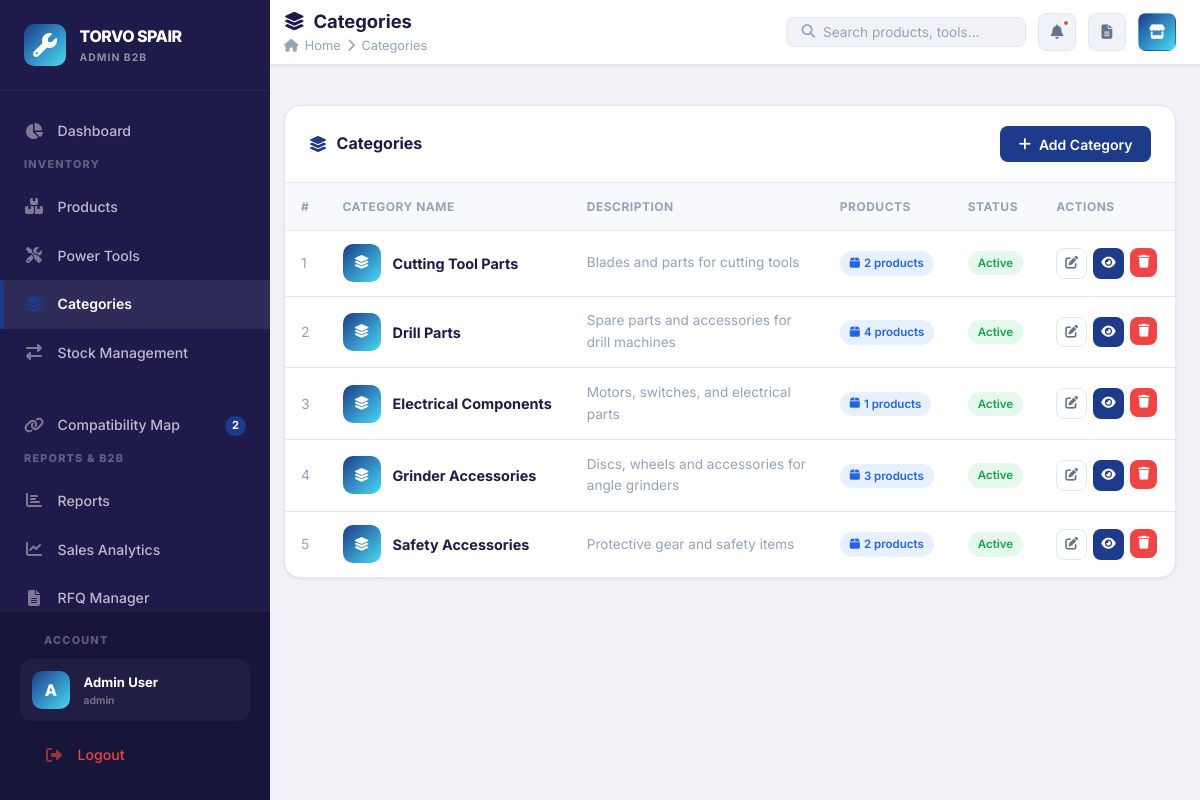
/pages/categories.php (signed in), run on the app's committed database.
### tables this page shows
CREATE TABLE IF NOT EXISTS settings (
    setting_key VARCHAR(100) PRIMARY KEY,
    setting_value TEXT,
    category ENUM('frontend', 'admin', 'system') DEFAULT 'frontend',
    updated_at TIMESTAMP DEFAULT CURRENT_TIMESTAMP ON UPDATE CURRENT_TIMESTAMP
);

CREATE TABLE IF NOT EXISTS categories (
    id INT AUTO_INCREMENT PRIMARY KEY,
    name VARCHAR(100) NOT NULL,
    description TEXT,
    status ENUM('active', 'inactive') DEFAULT 'active',
    created_at TIMESTAMP DEFAULT CURRENT_TIMESTAMP,
    updated_at TIMESTAMP DEFAULT CURRENT_TIMESTAMP ON UPDATE CURRENT_TIMESTAMP
);

### config/database.php (called while the page is built, shortened)
<?php
function getDB(): PDO {
    static $pdo = null;
    if ($pdo === null) {
        try {
            $dsn = "mysql:host=" . DB_HOST . ";dbname=" . DB_NAME . ";charset=" . DB_CHARSET;
            $options = [
                PDO::ATTR_ERRMODE            => PDO::ERRMODE_EXCEPTION,
                PDO::ATTR_DEFAULT_FETCH_MODE => PDO::FETCH_ASSOC,
                PDO::ATTR_EMULATE_PREPARES   => false,
            ];
            $pdo = new PDO($dsn, DB_USER, DB_PASS, $options);
        } catch (PDOException $e) {
            $msg = htmlspecialchars($e->getMessage());
            die("<!DOCTYPE html><html><head><meta charset='UTF-8'><title>Database Error – TORVO SPAIR</title>
            <link href='https://fonts.googleapis.com/css2?family=Inter:wght@400;700&display=swap' rel='stylesheet'>
            <style>body{font-family:'Inter',sans-serif;background:#0f0c29;color:#fff;display:flex;align-items:center;justify-content:center;min-height:100vh;margin:0;flex-direction:column;gap:1rem;text-align:center;padding:2rem;}
            .icon{font-size:3rem;margin-bottom:1rem;} h1{font-size:1.4rem;} p{color:rgba(255,255,255,0.5);font-size:0.875rem;max-width:500px;}
            code{background:rgba(255,255,255,0.08);padding:0.5rem 1rem;border-radius:8px;font-size:0.8rem;display:block;margin-top:1rem;color:#f87171;}
            a{display:inline-block;margin-top:1.5rem;padding:0.75rem 2rem;background:linear-gradient(135deg,#6c63ff,#48daf5);border-radius:8px;color:#fff;text-decoration:none;font-weight:700;}</style></head>
            <body><div class='icon'>⚠️</div><h1>Database Connection Failed</h1>
            <p>Could not connect to MySQL. Please ensure you have updated config/database.php with your live cPanel database credentials.</p>
            <code>$msg</code>
            <a href='" . APP_URL . "/setup.php'>Go to Setup</a></body></html>");
        }
    }
    return $pdo;
}
function currentUser(): array {
    return [
        'id'   => $_SESSION['user_id'] ?? null,
        'name' => $_SESSION['user_name'] ?? 'Guest',
        'role' => $_SESSION['user_role'] ?? 'staff',
    ];
}
if (!function_exists('getSetting')) {
    function getSetting(string $key, string $default = ''): string {
        try {
            $db = getDB();
            $stmt = $db->prepare('SELECT setting_value FROM settings WHERE setting_key = ?');
            $stmt->execute([$key]);
            $val = $stmt->fetchColumn();
            return $val !== false ? $val : $default;
        } catch (PDOException $e) {
            return $default;
        }
    }
}

### pages/categories.php (the view, shortened to what this page needs)
<?php
$pageTitle  = 'Categories';
$pageIcon   = 'fas fa-layer-group';
$activePage = 'categories';
$pageBreadcrumb = 'Categories';
include BASE_PATH . '/includes/header.php';
$db = getDB();
$categories = $db->query("
    SELECT c.*, COUNT(p.id) AS product_count
    FROM categories c
    LEFT JOIN products p ON p.category_id = c.id AND p.status='active'
    GROUP BY c.id ORDER BY c.name
")->fetchAll();
?>
<div class="page-body">
<div class="card">
    <div class="card-header">
        <div class="card-title"><i class="fas fa-layer-group"></i> Categories</div>
        <button class="btn btn-primary" onclick="openModal('addCatModal')"><i class="fas fa-plus"></i> Add Category</button>
    </div>
    <?php if (empty($categories)): ?>
        <div class="empty-state"><i class="fas fa-layer-group"></i><h3>No categories yet</h3></div>
    <?php else: ?>
    <div class="table-wrap">
        <table class="data-table">
            <thead><tr><th>#</th><th>Category Name</th><th>Description</th><th>Products</th><th>Status</th><th>Actions</th></tr></thead>
            <tbody>
            <?php foreach ($categories as $i => $c): ?>
            <tr>
                <td style="color:var(--text-muted);"><?= $i+1 ?></td>
                <td>
                    <div style="display:flex;align-items:center;gap:0.75rem;">
                        <div style="width:38px;height:38px;border-radius:10px;background:linear-gradient(135deg,var(--primary),var(--accent));display:flex;align-items:center;justify-content:center;color:#fff;font-size:0.85rem;flex-shrink:0;">
                            <i class="fas fa-layer-group"></i>
                        </div>
                        <strong style="font-size:0.9rem;"><?= htmlspecialchars($c['name']) ?></strong>
                    </div>
                </td>
                <td style="font-size:0.85rem;color:var(--text-muted);max-width:250px;"><?= htmlspecialchars($c['description'] ?: '—') ?></td>
                <td>
                    <span class="badge-pill badge-info"><i class="fas fa-box"></i> <?= $c['product_count'] ?> products</span>
                </td>
                <td><span class="badge-pill <?= $c['status']==='active'?'badge-success':'badge-gray' ?>"><?= ucfirst($c['status']) ?></span></td>
                <td>
                    <div style="display:flex;gap:0.4rem;">
                        <button class="btn btn-outline btn-sm btn-icon" onclick='editCat(<?= json_encode($c) ?>)' data-tooltip="Edit"><i class="fas fa-edit"></i></button>
                        <a href="products.php?category=<?= $c['id'] ?>" class="btn btn-primary btn-sm btn-icon" data-tooltip="View Products"><i class="fas fa-eye"></i></a>
                        <form method="POST" onsubmit="return confirmDelete('Delete this category?')">
                            <button type="submit" class="btn btn-danger btn-sm btn-icon" data-tooltip="Delete"><i class="fas fa-trash"></i></button>
                        </form>
                    </div>
                </td>
            </tr>
            <?php endforeach; ?>
            </tbody>
        </table>
    </div>
    <?php endif; ?>
</div>
</div>
<?php include BASE_PATH . '/includes/footer.php'; ?>

### includes/header.php (shortened to what this page needs)
<?php
require_once BASE_PATH . '/config/database.php';
$user     = currentUser();
$initials = strtoupper(substr($user['name'], 0, 1));
$db = getDB();
$lowStockCount   = $db->query("SELECT COUNT(*) FROM products WHERE quantity <= min_stock AND status = 'active'")->fetchColumn();
$newRFQs         = (int)$db->query("SELECT COUNT(*) FROM rfqs WHERE status='submitted'")->fetchColumn();
?>
<!DOCTYPE html>
<html lang="en">
<head>
    <link rel="stylesheet" href="https://cdnjs.cloudflare.com/ajax/libs/font-awesome/6.5.0/css/all.min.css">
    <link rel="stylesheet" href="<?= APP_URL ?>/assets/css/style.css">
</head>
<body>
<div class="app-layout">
<aside class="sidebar" id="sidebar">
    <div class="sidebar-header">
        <a href="<?= APP_URL ?>/pages/dashboard.php" class="sidebar-logo">
            <i class="fas fa-wrench"></i>
            <div class="logo-text">
                <span class="logo-main"><?= getSetting('site_title', 'TORVO SPAIR') ?></span>
                <span class="logo-sub">ADMIN B2B</span>
            </div>
        </a>
    </div>
    <div class="sidebar-menu">
        <a href="<?= APP_URL ?>/pages/dashboard.php" class="sidebar-nav-item <?= ($activePage ?? '') === 'dashboard' ? 'active' : '' ?>">
            <div class="nav-icon"><i class="fas fa-chart-pie"></i></div>
            Dashboard
        </a>
        <div class="sidebar-section">
            <div class="sidebar-section-title">Inventory</div>
            <a href="<?= APP_URL ?>/pages/products.php" class="sidebar-nav-item <?= ($activePage ?? '') === 'products' ? 'active' : '' ?>">
                <div class="nav-icon"><i class="fas fa-boxes"></i></div>
                Products
            </a>
            <a href="<?= APP_URL ?>/pages/tools.php" class="sidebar-nav-item <?= ($activePage ?? '') === 'tools' ? 'active' : '' ?>">
                <div class="nav-icon"><i class="fas fa-tools"></i></div>
                Power Tools
            </a>
            <a href="<?= APP_URL ?>/pages/categories.php" class="sidebar-nav-item <?= ($activePage ?? '') === 'categories' ? 'active' : '' ?>">
                <div class="nav-icon"><i class="fas fa-layer-group"></i></div>
                Categories
            </a>
            <a href="<?= APP_URL ?>/pages/stock.php" class="sidebar-nav-item <?= ($activePage ?? '') === 'stock' ? 'active' : '' ?>">
                <div class="nav-icon"><i class="fas fa-exchange-alt"></i></div>
                Stock Management
            </a>
        </div>
        <a href="<?= APP_URL ?>/pages/compatibility.php" class="sidebar-nav-item <?= ($activePage ?? '') === 'compatibility' ? 'active' : '' ?>">
            <div class="nav-icon"><i class="fas fa-link"></i></div>
            Compatibility Map
            <span class="nav-badge">2</span>
        </a>
        <div class="sidebar-section">
            <div class="sidebar-section-title">Reports & B2B</div>
            <a href="<?= APP_URL ?>/pages/reports.php" class="sidebar-nav-item <?= ($activePage ?? '') === 'reports' ? 'active' : '' ?>">
                <div class="nav-icon"><i class="fas fa-chart-bar"></i></div>
                Reports
            </a>
            <a href="<?= APP_URL ?>/pages/sales_report.php" class="sidebar-nav-item <?= ($activePage ?? '') === 'sales_report' ? 'active' : '' ?>">
                <div class="nav-icon"><i class="fas fa-chart-line"></i></div>
                Sales Analytics
            </a>
            <a href="<?= APP_URL ?>/pages/rfq_manager.php" class="sidebar-nav-item <?= ($activePage ?? '') === 'rfqs' ? 'active' : '' ?>">
                <div class="nav-icon"><i class="fas fa-file-alt"></i></div>
                RFQ Manager
            </a>
        </div>
    </div>
    <div class="sidebar-footer">
        <div class="sidebar-section-title" style="margin-left:0; margin-bottom:10px;">Account</div>
        <a href="<?= APP_URL ?>/pages/profile.php" class="profile-card">
            <div class="profile-avatar"><?= $initials ?></div>
            <div class="profile-info">
                <span class="profile-name"><?= htmlspecialchars($user['name']) ?></span>
                <span class="profile-role"><?= htmlspecialchars($user['role']) ?></span>
            </div>
        </a>
        <a href="<?= APP_URL ?>/logout.php" class="sidebar-nav-item" style="margin-top:10px; color:var(--danger);">
            <div class="nav-icon"><i class="fas fa-sign-out-alt"></i></div>
            Logout
        </a>
    </div>
</aside>
<div class="main-content">
    <header class="top-header">
        <div class="header-left">
            <div>
                <div class="page-title">
                    <?php if (!empty($pageIcon)): ?><i class="<?= $pageIcon ?>"></i>&nbsp;<?php endif; ?>
                    <?= htmlspecialchars($pageTitle ?? 'Dashboard') ?>
                </div>
                <?php if (!empty($pageBreadcrumb)): ?>
                <div class="page-breadcrumb">
                    <i class="fas fa-home"></i> Home
                    <i class="fas fa-chevron-right"></i>
                    <?= htmlspecialchars($pageBreadcrumb) ?>
                </div>
                <?php endif; ?>
            </div>
        </div>
        <div class="header-right">
            <div class="header-search-bar" style="position:relative;">
                <i class="fas fa-search"></i>
                <input type="text" id="globalSearch" placeholder="Search products, tools..." autocomplete="off">
            </div>
            <a href="<?= APP_URL ?>/pages/stock.php" class="icon-btn" data-tooltip="Low Stock Alerts">
                <i class="fas fa-bell"></i>
                <?php if ($lowStockCount > 0): ?><span class="notif-dot"></span><?php endif; ?>
            </a>
            <a href="<?= APP_URL ?>/pages/rfq_manager.php" class="icon-btn" data-tooltip="RFQ Inbox (<?= $newRFQs ?> new)">
                <i class="fas fa-file-alt"></i>
            </a>
            <a href="<?= APP_URL ?>/portal/catalogue.php" target="_blank" class="icon-btn" data-tooltip="B2B Portal" style="background:linear-gradient(135deg,var(--primary),var(--accent));color:#fff;border-color:transparent;">
                <i class="fas fa-store"></i>
            </a>
        </div>
    </header>
    <div style="padding: 0 1.5rem; padding-top: 1rem;">
    </div>

### data on the page
settings: setting_value "TORVO SPAIR"
categories: name "Cutting Tool Parts", description "Blades and parts for cutting tools", product_count "2", status "Active"
categories: name "Drill Parts", description "Spare parts and accessories for drill machines", product_count "4", status "Active"
categories: name "Electrical Components", description "Motors, switches, and electrical parts", product_count "1", status "Active"
categories: name "Grinder Accessories", description "Discs, wheels and accessories for angle grinders", product_count "3", status "Active"
categories: name "Safety Accessories", description "Protective gear and safety items", product_count "2", status "Active"

### other printed values
$initials "A"
$user['name'] "Admin User"
$user['role'] "admin"
$pageTitle "Categories"
$pageBreadcrumb "Categories"
